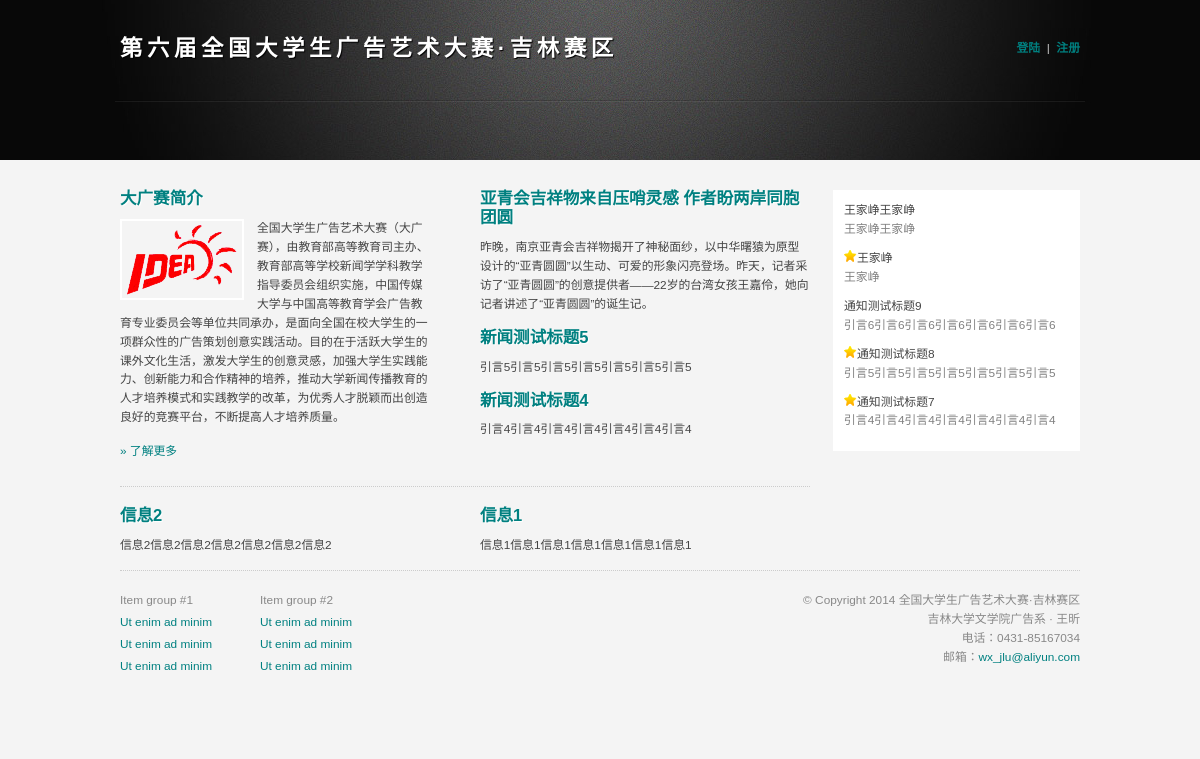
The page / on the database its author committed.
### tables this page shows
CREATE TABLE `jl_article` (
  `id` int(11) NOT NULL AUTO_INCREMENT COMMENT '自增序号',
  `leibie` int(11) NOT NULL COMMENT '文章类别（1新闻，2通知，3信息）',
  `author` varchar(100) DEFAULT NULL COMMENT '文章作者',
  `department` varchar(100) DEFAULT NULL COMMENT '作者单位',
  `ptime` timestamp NULL DEFAULT CURRENT_TIMESTAMP ON UPDATE CURRENT_TIMESTAMP COMMENT '发布日期',
  `ilevel` int(11) DEFAULT '0' COMMENT '重要等级0-5颗星',
  `ctitle` varchar(1000) DEFAULT NULL COMMENT '文章标题',
  `cguide` varchar(1000) DEFAULT NULL COMMENT '文章引言',
  `cpguide` varchar(1000) DEFAULT NULL COMMENT '文章引导图URL',
  `cfrom` varchar(100) DEFAULT NULL COMMENT '文章来源',
  `cread` int(11) DEFAULT '0' COMMENT '文章阅读数',
  `ccontent` mediumtext COMMENT '文章内容',
  `cattachurl` varchar(10000) DEFAULT NULL COMMENT '文章附件URL（以|分割）',
  `cattachname` varchar(1000) DEFAULT NULL COMMENT '文章附件名称（以|分割）',
  PRIMARY KEY (`id`)
);

### application/controllers/welcome.php (called while the page is built, shortened)
<?php
class Welcome extends MY_Controller {
	private $data = array();
	public function __construct(){
		$this->load->model ( 'News_model' );
		$this->load->helper ( 'url' );
		$this->data['title'] = WebSite_Static_Title;
	}
	public function index(){
		if (!$this->isSiteOn ( 'welcomeon' )) {
			$this->load->view ( 'sitefix', $this->data );
		} else {
			$this->data['news'] = $this->News_model->getNews ( 3 );
			$this->data['info'] = $this->News_model->getInfo ( 2 );
			$this->data['notice'] = $this->News_model->getNotices ( 5 );
			$this->load->view ( 'welcome', $this->data );
		}
	}
}
?>

### web/index.php (called while the page is built, shortened)
<?php
require_once BASEPATH.'core/CodeIgniter.php';

### application/core/MY_Model.php (called while the page is built, shortened)
<?php
class MY_Model extends CI_Model {
	public function selectByCondition( $data ){
		if (!isset ( $data['select'] ) || empty ( $data['select'] )) {
			$this->db->select ( '*' );
		} else {
			$select = '';
			$first = true;
			foreach ( $data['select'] as $selectItem ) {
				if ($first) {
					$select = ' ' . $selectItem . ' ';
					$first = false;
				} else {
					$select .= ',' . $selectItem . ' ';
				}
			}
			$this->db->select ( $select );
		}
		$this->db->from ( $data['from'] );
		if (!isset ( $data['where'] ) || empty ( $data['where'] )) {
			;
		} else {
			$this->db->where ( $data['where'] );
		}
		if (!isset ( $data['orderby'] ) || empty ( $data['orderby'] )) {
			;
		} else {
			foreach ( $data['orderby'] as $orderbyItem => $orderbyValue ) {
				$this->db->order_by ( $orderbyItem, $orderbyValue );
			}
		}
		if (!isset ( $data['limit'] ) || empty ( $data['limit'] )) {
			;
		} else {
			$this->db->limit(  $data['limit'][1] , $data['limit'][0] );
		}
		$query = $this->db->get ();
		return $query->result_array ();
	}
}

### application/models/news_model.php (called while the page is built, shortened)
<?php
class News_model extends MY_Model {
	public function getNews( $num = 1 ){
		$num = $num < 0 ? 1 : $num;
		return $this->getArticleBrief ( $num, 1 );
	}
	public function getNotices( $num = 1 ){
		$num = $num < 0 ? 1 : $num;
		return $this->getArticleBrief ( $num, 2 );
	}
	public function getInfo( $num = 1 ){
		$num = $num < 0 ? 1 : $num;
		return $this->getArticleBrief ( $num, 3 );
	}
	public function getArticleBrief( $num = 1 , $leibie = 1 ){
		$num = $num < 0 ? 1 : $num;
		$data = array();
		$data['select'] = array( '*' );
		$data['from'] = 'jl_article';
		$data['where'] = array ( 'leibie' => $leibie );
		$data['orderby'] = array ( 'id' => 'desc' );
		$data['limit'] = array ( 0 , $num );
		$rs = $this->selectByCondition ( $data );
		$rbdata = array ();
		foreach ( $rs as $row ) {
			$new = array ();
			$new['id'] = $row['id'];
			$new['leibie'] = $row['leibie'];
			$new['title'] = $row['ctitle'];
			$new['time'] = $row['ptime'];
			$new['level'] = $row['ilevel'];
			$new['guide'] = $row['cguide'];
			$new['pguide'] = $row['cpguide'];
			$new['author'] = $row['author'];
			$rbdata[] = $new;
		}
		return $rbdata;
	}
}
?>

### application/views/welcome.php (the view, shortened to what this page needs)
<!DOCTYPE html PUBLIC "-//W3C//DTD XHTML 1.0 Strict//EN" "http://www.w3.org/TR/xhtml1/DTD/xhtml1-strict.dtd">
<html xmlns="http://www.w3.org/1999/xhtml">
<head>
<link rel="stylesheet" href="styles/css/welmain.css" type="text/css" />
</head>
<body>
	<div id="header">
		<div class="wrap">
			<h1 id="logo">
				<a href="">第六届全国大学生广告艺术大赛·吉林赛区</a>
			</h1>
			<p>
				<br /><a href="./user/login"><b>登陆</b></a>&nbsp;&nbsp;|&nbsp;&nbsp;<a href="./user/signup"><b>注册</b></a>
			</p>
		</div>
	</div>
	<div class="wrap">
		<div id="main">
			<div class="l">
				<h2>大广赛简介</h2>
				<img src="styles/images/idealogo.png" alt="logo" />
				<p>全国大学生广告艺术大赛（大广赛），由教育部高等教育司主办、教育部高等学校新闻学学科教学指导委员会组织实施，中国传媒大学与中国高等教育学会广告教育专业委员会等单位共同承办，是面向全国在校大学生的一项群众性的广告策划创意实践活动。目的在于活跃大学生的课外文化生活，激发大学生的创意灵感，加强大学生实践能力、创新能力和合作精神的培养，推动大学新闻传播教育的人才培养模式和实践教学的改革，为优秀人才脱颖而出创造良好的竞赛平台，不断提高人才培养质量。</p>
				<p>
					<a href="http://www.sun-ada.net/htm/01-about.html" target="_blank">&raquo; 了解更多</a>
				</p>
			</div>
			<div class="r">
<?php
foreach ( $news as $news_item ) {
	echo "<h2><a target=\"_blank\" href=\"/news/view/".$news_item['id']."/1\">" . $news_item['title'] . "</a></h2>";
	echo "<p>" . $news_item['guide'] . "</p>";
}
?>
			</div>
			<div class="line"></div>
			<div class="l">
				<h2><a target="_blank" href="/news/view/<?php echo $info[0]['id'] ?>/3"><?php echo $info[0]['title'] ?></a></h2>
				<p><?php echo $info[0]['guide'] ?></p>
			</div>
			<div class="r">
				<h2><a target="_blank" href="/news/view/<?php echo $info[1]['id'] ?>/3"><?php echo $info[1]['title'] ?></a></h2>
				<p><?php echo $info[1]['guide'] ?>
			</div>
		</div>
		<div id="side">
			<ul>
<?php foreach ($notice as $notice_item): ?>
				<li>
					<?php echo intval($notice_item['level'])>0?'<img src="styles/images/star.png"/>':''; ?><a target="_blank" href="/news/view/<?php echo $notice_item['id'] ?>/2"><?php echo $notice_item['title'] ?></a>
					<br /><?php echo $notice_item['guide']?>
				</li>
<?php endforeach ?>
			</ul>
		</div>
		<div id="footer">
			<ul>
				<li class="title">Item group #1</li>
				<li>
					<a href="#">Ut enim ad minim</a>
				</li>
				<li>
					<a href="#">Ut enim ad minim</a>
				</li>
				<li>
					<a href="#">Ut enim ad minim</a>
				</li>
			</ul>
			<ul>
				<li class="title">Item group #2</li>
				<li>
					<a href="#">Ut enim ad minim</a>
				</li>
				<li>
					<a href="#">Ut enim ad minim</a>
				</li>
				<li>
					<a href="#">Ut enim ad minim</a>
				</li>
			</ul>
			<p>
				&#169; Copyright 2014 <?=$title?><br/>吉林大学文学院广告系 · 王昕<br/>电话：0431-85167034<br/>邮箱：<a href="mailto:wx_jlu@aliyun.com">wx_jlu@aliyun.com</a>
			</p>
		</div>
	</div>
</body>
</html>

### styles/css/welmain.css (style rules this page uses)
* { margin:0;padding:0; }
ul,ol { list-style:none }
img { border:0 }
body { font: .74em Sans-Serif; color: #444; background: #f4f4f4; line-height: 1.6em; }
a { text-decoration: none; color: #008080; }
p { margin: 0 0 15px; }
.wrap { margin: 0 auto; width: 960px; }
#header { height: 160px; background: #080808 url(../images/welbg.jpg) no-repeat center top; color: #ccc; margin: 0 0 30px; }
#header p { float: right; margin: 20px 0 0; }
#logo { float: left; margin: 40px 20px 50px 0; color: #fff; letter-spacing: .2em; font-size: 1.9em; }
#logo a { color: #fff; }
h1 { letter-spacing: -0.04em; font-size: 1.8em; text-shadow: 1px 1px 1px #000; }
h2 { font-size: 1.4em; text-shadow: 1px 1px 1px #fff; margin: 0 0 10px; color: #008080; }
#main { clear: left; float: left; width: 690px; }
.l { float: left; width: 310px; }
.r { float: right; width: 330px; }
.l img, .r img { float: left; margin: 0 13px 5px 0; border: 2px solid #fff; }
.line { clear: both; border-bottom: 1px dotted #ccc; padding: 10px 0 0; margin: 0 0 20px; }
#side { float: right; width: 225px; color: #808080; background: #fff; padding: 11px; margin: 0 0 20px; }
#side a { color: #444; }
#side li { padding: 0 0 10px; }
#footer { clear: both; height: 120px; padding: 20px 0; color: #888; border-top: 1px dotted #ccc; }
#footer ul { float: left; width: 140px; }
#footer ul li { padding: 0 0 3px; }
#footer p { float: right; width: 400px; text-align: right; }

### rows shown on the page
jl_article: ctitle "亚青会吉祥物来自压哨灵感 作者盼两岸同胞团圆", cguide "昨晚，南京亚青会吉祥物揭开了神秘面纱，以中华曙猿为原型设计的“亚青圆圆”以生动、可爱的形象闪亮登场。昨天，记者采访了“亚青圆圆”的创意提供者——22岁的台湾女孩王嘉伶，她向记者讲述了“亚青圆圆”的诞生记。"
jl_article: ctitle "新闻测试标题5", cguide "引言5引言5引言5引言5引言5引言5引言5"
jl_article: ctitle "新闻测试标题4", cguide "引言4引言4引言4引言4引言4引言4引言4"
jl_article: cguide "信息2信息2信息2信息2信息2信息2信息2"
jl_article: cguide "信息1信息1信息1信息1信息1信息1信息1"
jl_article: title "王家峥王家峥", guide "王家峥王家峥"
jl_article: title "王家峥", guide "王家峥"
jl_article: ctitle "通知测试标题9", cguide "引言6引言6引言6引言6引言6引言6引言6"
jl_article: ctitle "通知测试标题8", cguide "引言5引言5引言5引言5引言5引言5引言5"
jl_article: ctitle "通知测试标题7", cguide "引言4引言4引言4引言4引言4引言4引言4"

### other values the page prints
$info[0]['title'] "信息2"
$info[1]['title'] "信息1"
$title "全国大学生广告艺术大赛·吉林赛区"
